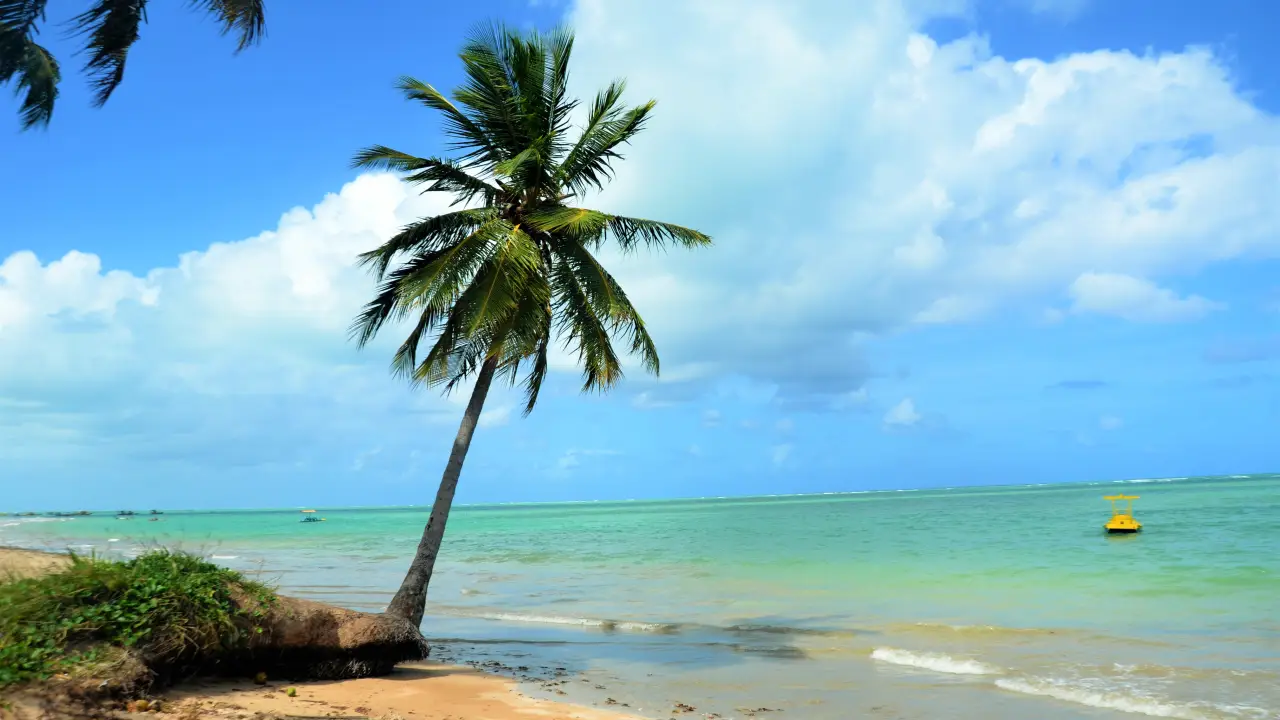
#> input picture praia-do-patacho.png, 1280 x 720 px
$ python clustering_hsi.py
#> lines starting #> are read from the running program, lines starting #| are printed output that depends on the picture; after the words box and inside, x2 and y2 are one past the last pixel; in counts of white or black regions, pixels touching at a corner belong together
#> further down, img_rgb is the input picture: shape (720, 1280, 3); mean R, G, B 131.2, 179.4, 198.8
#| Imagem RGB:           shape=(720, 1280, 3), dtype=uint8
"""
RGB -> HSI -> Clustering (K-Means) -> RGB
==========================================
Baseado em:
  - https://machinelearningmastery.com/the-beginners-guide-to-clustering-with-python/
  - https://scikit-learn.org/stable/modules/clustering.html  (secao 2.3.2, K-Means)

Fluxo:
  imagem -> garante RGB -> converte para HSI -> agrupa cores com K-Means
         -> substitui cada pixel pela cor do seu cluster -> volta para RGB -> salva
"""

import numpy as np
from PIL import Image
from sklearn.cluster import KMeans


# ───────────────────────── RGB → HSI ─────────────────────────
def rgb_para_hsi(img_rgb):
    img = img_rgb.astype(np.float64) / 255.0
    R, G, B = img[:, :, 0], img[:, :, 1], img[:, :, 2]

    # Intensidade
    I = (R + G + B) / 3.0

    # Saturacao
    min_rgb = np.minimum(np.minimum(R, G), B)
    S = np.where(I > 0, 1 - (min_rgb / (I + 1e-10)), 0)

    # Matiz (Hue)
    num = 0.5 * ((R - G) + (R - B))
    den = np.sqrt((R - G) ** 2 + (R - B) * (G - B)) + 1e-10
    theta = np.arccos(np.clip(num / den, -1, 1))
    H = np.where(B <= G, theta, 2 * np.pi - theta)
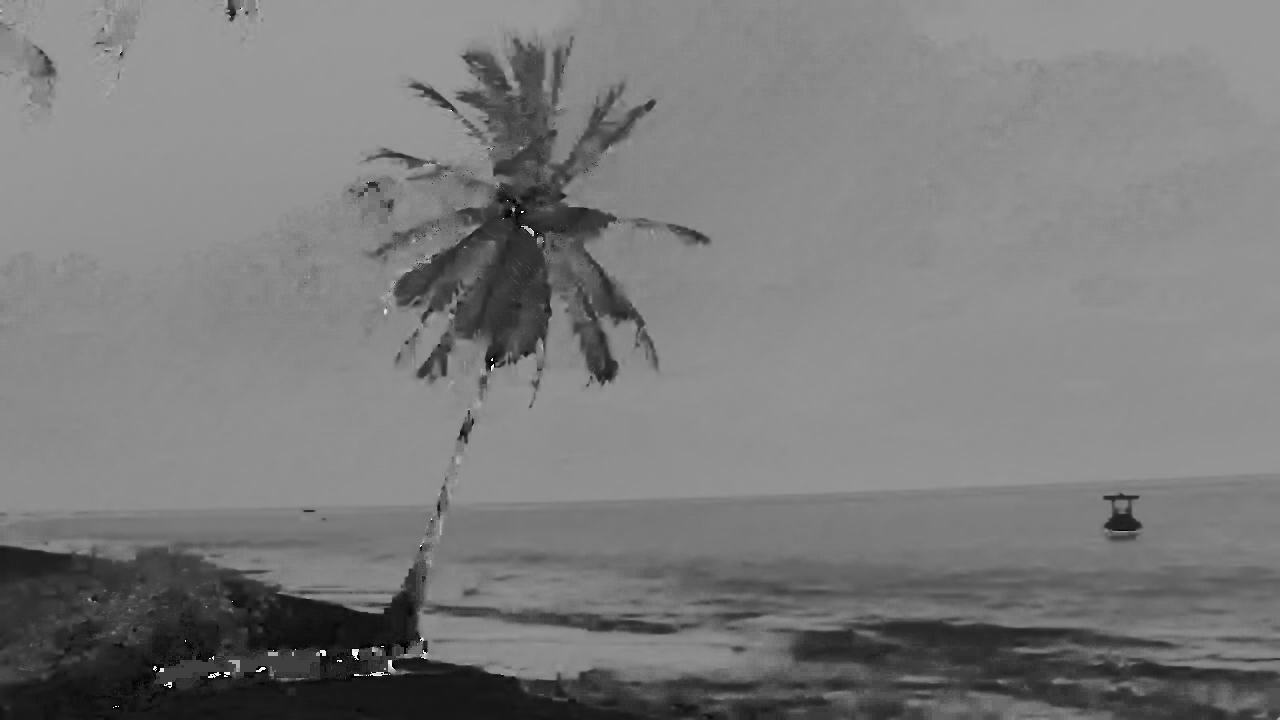
#> H: shape (720, 1280) float64; min 4.93e-05, max 6.24, mean 3.02; drawn with min black and max white
    H = H / (2 * np.pi)  # normaliza para 0–1

    return np.stack([H, S, I], axis=2)
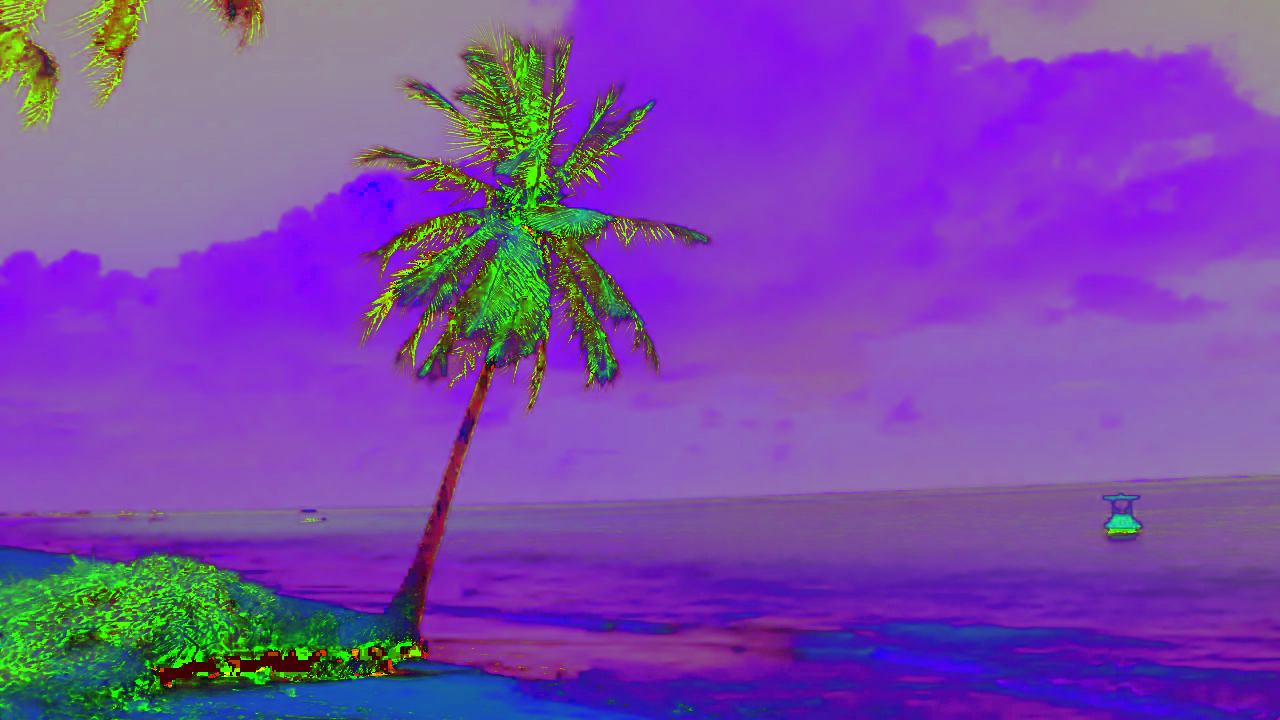
#> returned value: shape (720, 1280, 3) float64; mean of channels 0, 1, 2 0.481, 0.286, 0.666; drawn as R, G, B
#| HSI:                  shape=(720, 1280, 3), dtype=float64


# ───────────────────────── HSI → RGB ─────────────────────────
def hsi_para_rgb(hsi):
    H = hsi[:, :, 0] * 2 * np.pi
    S = hsi[:, :, 1]
    I = hsi[:, :, 2]

    R = np.zeros_like(I)
    G = np.zeros_like(I)
    B = np.zeros_like(I)

    # Setor RG: 0 <= H < 120
    idx = (H >= 0) & (H < 2 * np.pi / 3)
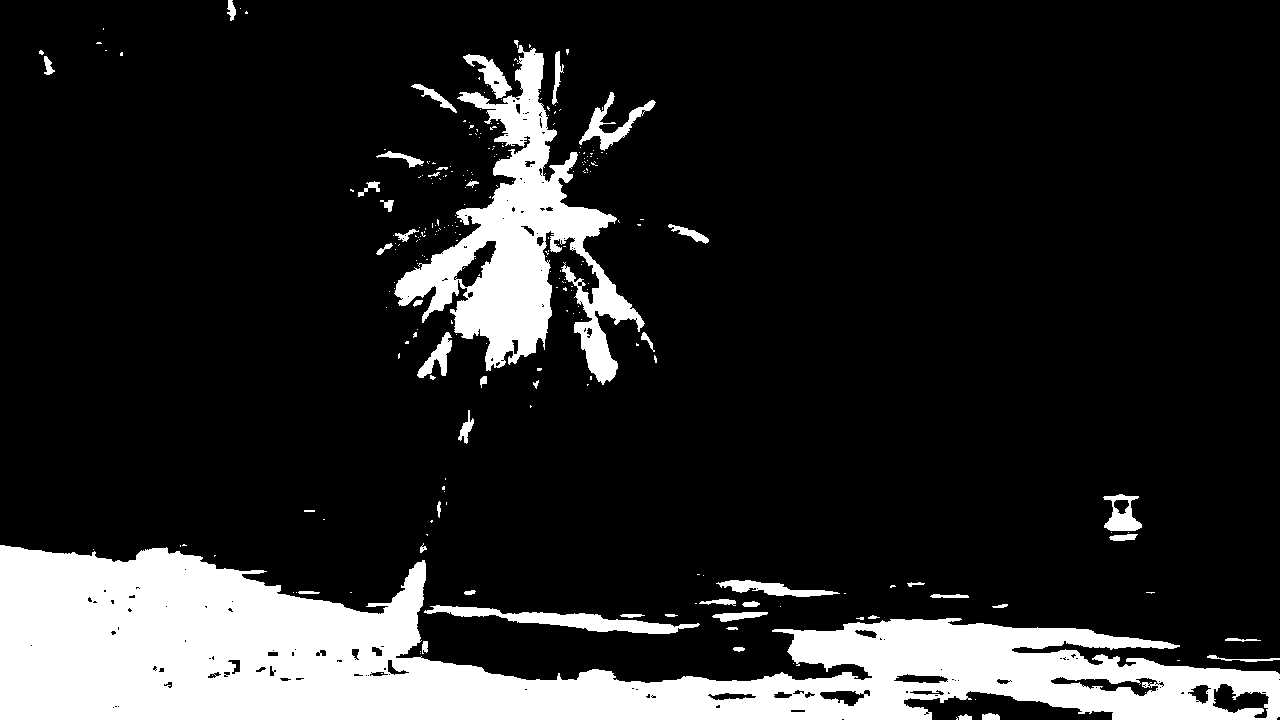
#> idx: shape (720, 1280) bool; 16% white; 259 white regions (210 under 20 px), largest, box (x1, y1, x2, y2) and area: (0, 545, 1280, 720) 109229, (394, 45, 645, 385) 26614, (424, 605, 700, 634) 2656
    B[idx] = I[idx] * (1 - S[idx])
    R[idx] = I[idx] * (1 + S[idx] * np.cos(H[idx]) / np.cos(np.pi / 3 - H[idx]))
    G[idx] = 3 * I[idx] - (R[idx] + B[idx])

    # Setor GB: 120 <= H < 240
    idx = (H >= 2 * np.pi / 3) & (H < 4 * np.pi / 3)
#> idx: shape (720, 1280) bool; 83.9% white; 283 black regions (235 under 20 px), largest, box (x1, y1, x2, y2) and area: (0, 545, 1280, 720) 109849, (394, 45, 645, 385) 26716, (424, 605, 700, 634) 2656
    H2 = H[idx] - 2 * np.pi / 3
    R[idx] = I[idx] * (1 - S[idx])
    G[idx] = I[idx] * (1 + S[idx] * np.cos(H2) / np.cos(np.pi / 3 - H2))
    B[idx] = 3 * I[idx] - (R[idx] + G[idx])

    # Setor BR: 240 <= H < 360
    idx = (H >= 4 * np.pi / 3) & (H < 2 * np.pi)
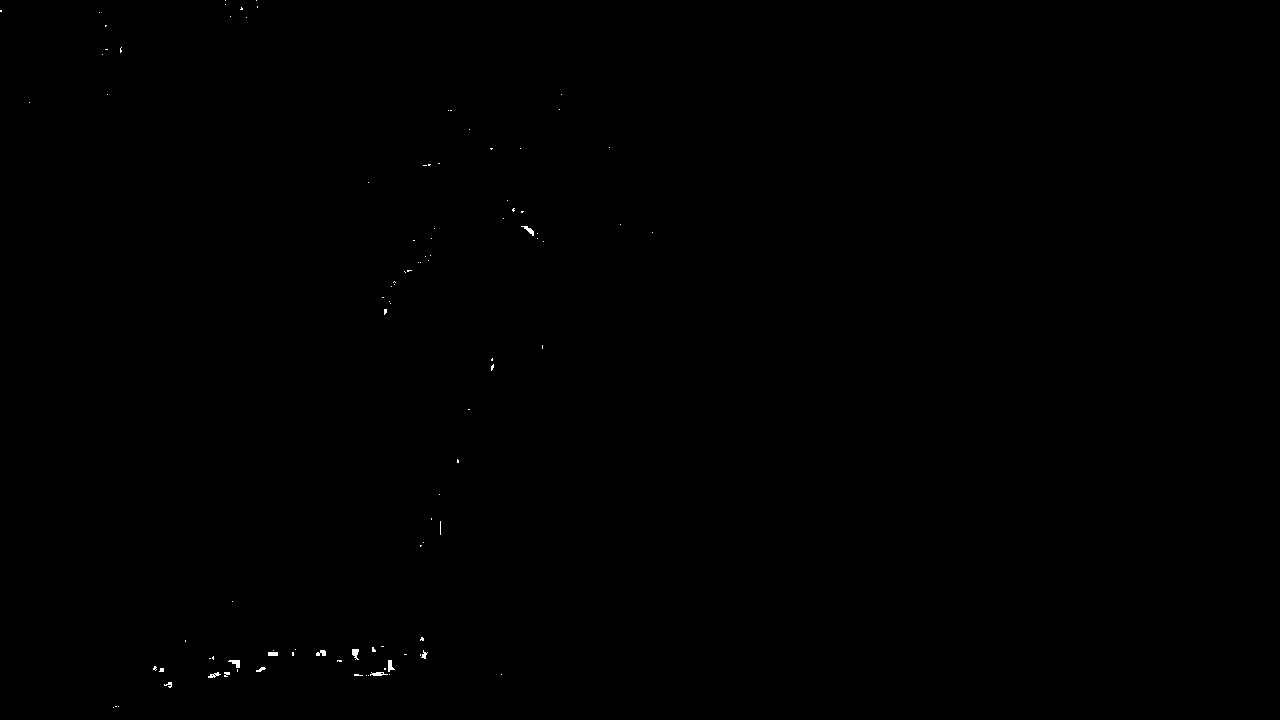
#> idx: shape (720, 1280) bool; 0.08% white; 100 white regions (88 under 20 px), largest, box (x1, y1, x2, y2) and area: (228, 660, 240, 668) 55, (352, 649, 359, 660) 53, (388, 660, 395, 672) 50
    H3 = H[idx] - 4 * np.pi / 3
#> H3 = 775 values, max 2.05 at index 772, min 5.45e-10 at index 1, mean 0.927
    G[idx] = I[idx] * (1 - S[idx])
#> G: shape (720, 1280) float64; min 0, max 1, mean 0.704
    B[idx] = I[idx] * (1 + S[idx] * np.cos(H3) / np.cos(np.pi / 3 - H3))
#> B: shape (720, 1280) float64; min 0, max 1, mean 0.779
    R[idx] = 3 * I[idx] - (G[idx] + B[idx])
#> R: shape (720, 1280) float64; min 0, max 1, mean 0.515

    rgb = np.clip(np.stack([R, G, B], axis=2) * 255, 0, 255).astype(np.uint8)
    return rgb


# ─────────────────── Clustering no espaco HSI ───────────────────
def clusterizar_hsi(hsi, n_clusters):
    """Agrupa as cores com K-Means e devolve a imagem HSI quantizada."""
    altura, largura, _ = hsi.shape

    # Achata para (n_pixels, 3) -> formato que o sklearn espera
    pixels = hsi.reshape(-1, 3)

    # K-Means (scikit-learn)
    kmeans = KMeans(n_clusters=n_clusters, random_state=42, n_init=10)
    rotulos = kmeans.fit_predict(pixels)          # cluster de cada pixel
    centros = kmeans.cluster_centers_             # cor media de cada cluster

    # Cada pixel vira a cor do seu cluster
    pixels_quantizados = centros[rotulos]
    return pixels_quantizados.reshape(altura, largura, 3)


# ─────────────────────────── Programa ───────────────────────────
if __name__ == "__main__":
    CAMINHO = "praia-do-patacho.png"

    # 1) Carrega e GARANTE RGB
    img_rgb = np.array(Image.open(CAMINHO).convert("RGB"))
    print(f"Imagem RGB:           shape={img_rgb.shape}, dtype={img_rgb.dtype}")

    # 2) RGB -> HSI
    hsi = rgb_para_hsi(img_rgb)
    print(f"HSI:                  shape={hsi.shape}, dtype={hsi.dtype}")

    # 3) Verificacao do ciclo SEM clustering (deve reconstruir a imagem)
    reconstruida = hsi_para_rgb(hsi)
    Image.fromarray(reconstruida).save("praia_hsi_reconstruida.jpg")
    erro = np.abs(img_rgb.astype(int) - reconstruida.astype(int)).mean()
#> erro = 0.645
    print(f"Reconstrucao RGB->HSI->RGB salva (erro medio: {erro:.2f}/255)")
#| Reconstrucao RGB->HSI->RGB salva (erro medio: 0.64/255)

    # 4) RGB -> HSI -> K-Means -> RGB para varios numeros de clusters
    for k in (128, 256, 502):
#> (the run stopped early here; a loop or call above may not have finished)
